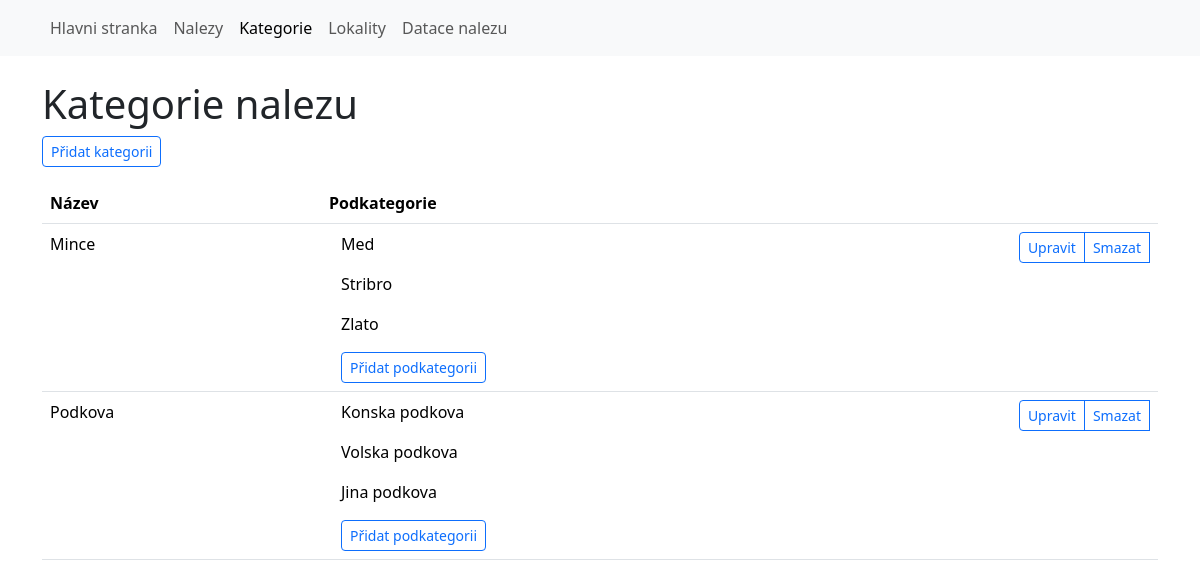
The page /categories on the database as committed earlier.
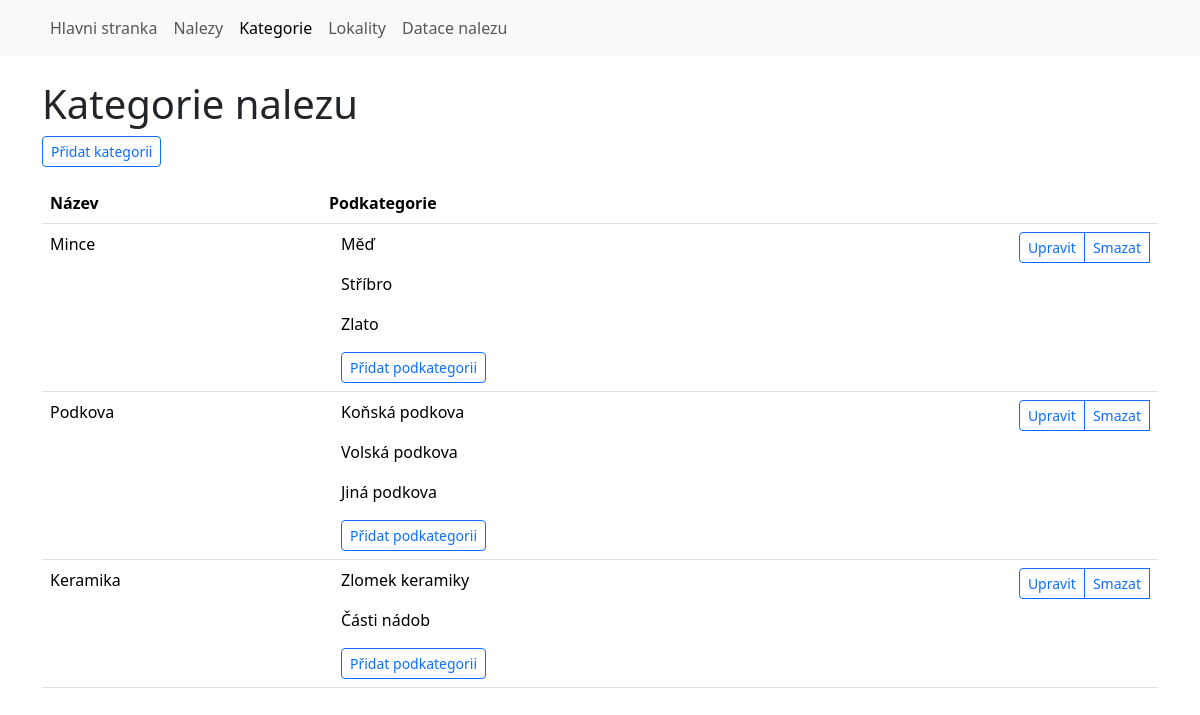
The same page on the database as committed later.
### models.py (models this page shows, shortened)
class Categories(Base):
    __tablename__ = 'categories'
    id = Column(Integer, primary_key=True)
    parent_id = Column(Integer, ForeignKey('categories.id'), nullable=True)
    title = Column(String, nullable=False, unique=True)
    children = relationship('Categories', backref=backref('parent', remote_side=[id]), cascade='all, delete-orphan')

### app.py (the view)
@app.route('/categories')
def categories():
    categories = Categories.query.filter(Categories.parent_id == None).all()
    return render_template('categories.html', categories=categories)

### app.py (called while the page is built)
@app.teardown_appcontext
def shutdown_session(exception=None):
    db_session.remove()

### templates/categories.html (shortened to what this page needs)
{% extends 'base.html' %}
{% block content %}
<h1>Kategorie nalezu</h1>
<p><a class="btn btn-outline-primary btn-sm" href="{{ url_for('add_category') }}" role="button">Přidat kategorii</a></p>
{% from 'macros.html' import render_modal %}
<table class="table table-hover">
    <thead>
        <tr>
            <th scope="col" class="col-3">Název</th>
            <th scope="col">Podkategorie</th>
            <th scope="col" class="col-1"></th>
        </tr>
    </thead>
    <tbody>
    {% for cat in categories %}
        <tr>
            <td>{{cat.title}}</td>
            <td>
                <div class="container">
                {% for c in cat.children %}
                    <div class="row">
                        <div class="col-md-4">
                        {{ c.title }}
                        </div>
                        <div class="col-md-4">
                            <p>
                                <a class="icon-link" href="{{ url_for('edit_category', category_id=c.id) }}">
                                <svg class="bi" aria-hidden="true"><use xlink:href="/bootstrap/static/icons/bootstrap-icons.svg#pencil-fill"></use></svg>
                                </a>
                                <a class="icon-link" href="{{ url_for('delete_category', category_id=c.id) }}" data-bs-toggle="modal" data-bs-target="#deleteModal_{{ c.id }}">
                                <svg class="bi" aria-hidden="true"><use xlink:href="/bootstrap/static/icons/bootstrap-icons.svg#trash-fill"></use></svg>
                                </a>
                            </p>
                        </div>
                    </div>
                {% endfor %}
                <div class="col-md-4">
                    <a class="btn btn-outline-primary btn-sm" href="{{ url_for('add_category', parent_id=cat.id) }}" role="button">Přidat podkategorii</a>
                </div>
                </div>
            </td>
            <td>
                <div class="btn-group" role="group" aria-label="Basic example">
                    <a class="btn btn-outline-primary btn-sm" href="{{ url_for('edit_category', category_id=cat.id) }}" role="button">Upravit</a>
                    <a class="btn btn-outline-primary btn-sm" href="{{ url_for('delete_category', category_id=cat.id) }}" role="button"
                       data-bs-toggle="modal" data-bs-target="#deleteModal_{{ cat.id }}">Smazat</a>
                </div>
            </td>
        </tr>
    {% endfor %}
    </tbody>
</table>
{% endblock %}

### templates/base.html (shortened to what this page needs)
{% from 'bootstrap5/nav.html' import render_nav_item %}
{% from 'bootstrap5/utils.html' import render_messages %}
<!DOCTYPE html>
<html lang="en">
<head>
    {{ bootstrap.load_css() }}
</head>
<body>
    <nav class="navbar navbar-expand-lg navbar-light bg-light mb-4">
        <div class="container">
        <div class="collapse navbar-collapse" id="navbarSupportedContent">
            <ul class="navbar-nav mr-auto">
                {{ render_nav_item('index', 'Hlavni stranka') }}
                {{ render_nav_item('items', 'Nalezy') }}
                {{ render_nav_item('categories', 'Kategorie') }}
                {{ render_nav_item('areas', 'Lokality') }}
                {{ render_nav_item('dating', 'Datace nalezu') }}
            </ul>
        </div>
        </div>
    </nav>
    <main class="container">
        {% block content %}{% endblock %}
    </main>
</body>
</html>

Rows that differ between the two databases and show on the page:
changed Categories: title "Med" → "Měď"
changed Categories: title "Stribro" → "Stříbro"
changed Categories: title "Konska podkova" → "Koňská podkova"
changed Categories: title "Volska podkova" → "Volská podkova"
changed Categories: title "Jina podkova" → "Jiná podkova"
added Categories: title "Keramika", shown under "Kategorie nalezu"
added Categories: title "Zlomek keramiky", shown under "Keramika"
added Categories: title "Části nádob", shown under "Keramika"
